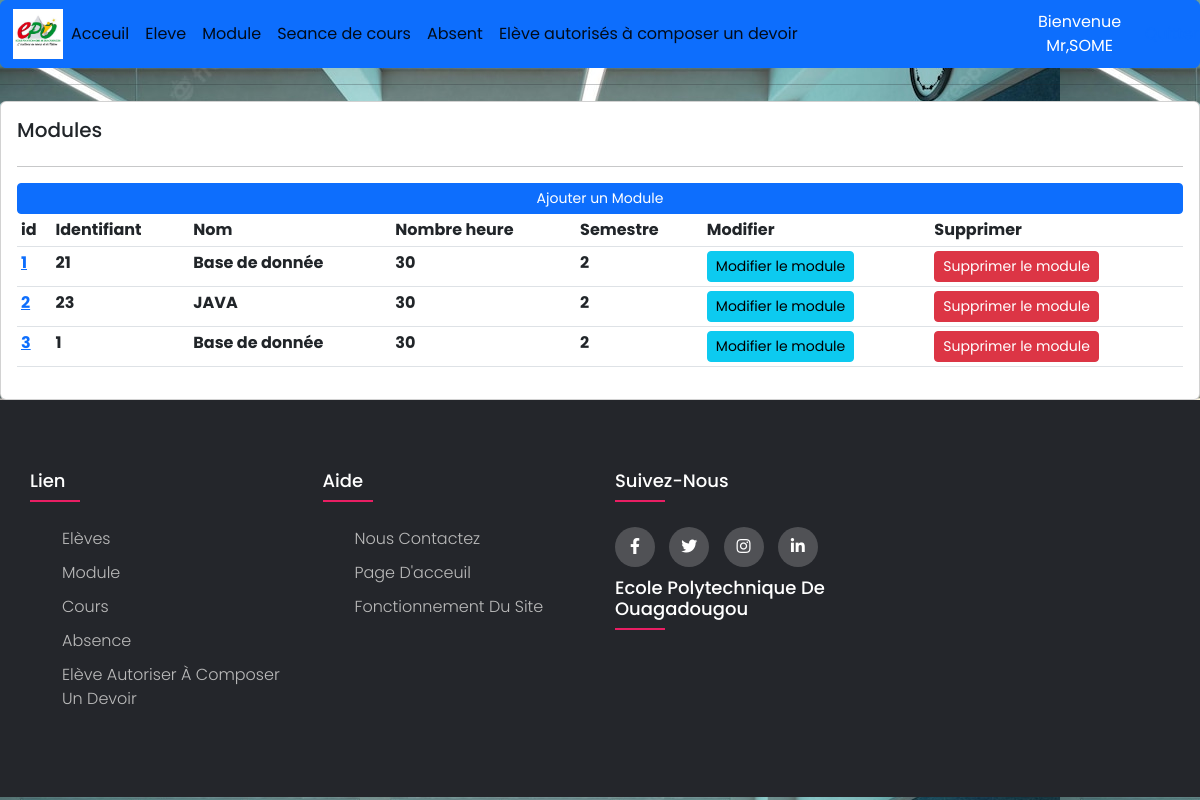
Page /module/ (signed in) on the committed database.
### module/models.py (models this page shows, shortened)
class Module(models.Model):
    Identifiant= models.CharField(max_length=200,verbose_name="Identifiant du module",unique=True,null=False)
    nom = models.CharField(max_length=200,verbose_name="Nom du module",null=False)
    nombre_heure= models.PositiveIntegerField(verbose_name="Nombre heure du module",null=False)
    semestre = models.PositiveIntegerField(null=False)
    class Meta:
        verbose_name="Liste des modules"

### module/views.py (the view)
# urls.py: path('',views.list_module,name='module'),
@login_required(login_url='acces')
def list_module(request):
    Modules = Module.objects.all()
    context = {'Modules': Modules}
    if request.user.groups.filter(name='Supervision').exists() or request.user.groups.filter(name='Admin').exists() or request.user.groups.filter(name='GestionModule').exists():
        return render(request,'module/list_module.html',context)
    else:
        return HttpResponse('<h1>Vous n\'est pas autorisé à voir ce contenu</h1>')

### template/module/list_module.html (shortened to what this page needs)
{% extends 'main.html'%}
{% block contenue%}
	<div class="col-md-12">
		<div class="card card-body">
			<h5>Modules</h5>
			<hr>
			<a class="btn btn-primary  btn-sm btn-block" href="{% url 'ajout_module' %}">Ajouter un Module</a>
			<table class="table table-sm">
			<tr>
				<th>id</th>
				<th>Identifiant</th>
				<th>Nom</th>
				<th>Nombre heure</th>
				<th>Semestre</th>
				<th>Modifier</th>
				<th>Supprimer</th>
			</tr>
			{% for Module in Modules %}
			<tr>
			<th><a href="">{{Module.id}}</a></th>
			<th>{{Module.Identifiant}}</th>
			<th>{{Module.nom}}</th>
			<th>{{Module.nombre_heure}}</th>
			<th>{{Module.semestre}}</th>
			<th><a class="btn btn-sm btn-info" href="{% url 'modifier_module' Module.id %}">Modifier le module</a></th>
			<th><a class="btn btn-sm btn-danger" href="{% url 'supprimer_module' Module.id %}">Supprimer le module</a></th>
			</tr>
			{% endfor %}
			</table>
		</div>
	</div>
{% endblock %}

### template/base/navbar.html (shortened to what this page needs)
{% load static%}
<nav class="navbar navbar-expand-lg navbar-write bg-write btn btn-primary">
  <div class="container-fluid">
    <img id="logo" src="{% static 'images/epo.png' %}">
    <div class="collapse navbar-collapse" id="navbarNav">
      <ul class="navbar-nav">
        <li class="nav-item">
          <a class="nav-link active" aria-current="page" href="{% url 'acceuil:acceuil' %}">Acceuil</a>
        </li>
        <li class="nav-item">
          <a class="nav-link active" aria-current="page" href="{% url 'acceuil' %}">Eleve</a>
        </li>
        <li class="nav-item">
          <a class="nav-link active" aria-current="page" href="{% url 'module' %}">Module</a>
        </li>
        <li class="nav-item">
          <a class="nav-link active" aria-current="page" href="{% url 'cours' %}">Seance de cours</a>
        </li>
        <li class="nav-item">
          <a class="nav-link active" aria-current="page" href="{% url 'absent'%}">Absent</a>
        </li>
        <li class="nav-item">
          <a class="nav-link active" aria-current="page" href="{% url 'autoriser' %}">Elève autorisés à composer un devoir</a>
        </li>
      </ul>
    </div>
  </div>
  <span>Bienvenue Mr,{{request.user}}</span>
  <span><a href="{% url 'quitter' %}">Quitter</a></span>
</nav>

### static/css/main.css (style rules this page uses)
#logo { height:50px; width:50px; }
body { background-color: #ebeff5; line-height: 1.5; font-family: 'Poppins', sans-serif; background-image: url('school.jpg'); }
.cover { height: 60%; width:100%; background-image: url('school.jpg'); }
* { margin:0; padding:0; box-sizing: border-box; }
ul { list-style: none; }

### rows in the picture
Module: id "1", Identifiant "21", nom "Base de donnée", nombre_heure "30", semestre "2"
Module: id "2", Identifiant "23", nom "JAVA", nombre_heure "30", semestre "2"
Module: id "3", Identifiant "1", nom "Base de donnée", nombre_heure "30", semestre "2"

### other values in the picture
{{ request.user }} "SOME"
